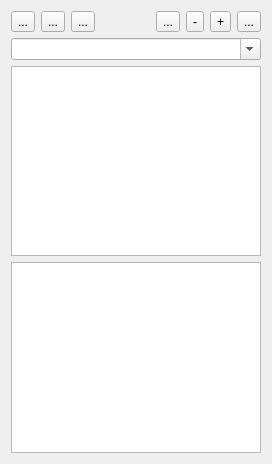
<?xml version="1.0" encoding="UTF-8"?>
<ui version="4.0">
 <class>DirectoryViewWidget</class>
 <widget class="QWidget" name="DirectoryViewWidget">
  <property name="geometry">
   <rect>
    <x>0</x>
    <y>0</y>
    <width>272</width>
    <height>464</height>
   </rect>
  </property>
  <property name="windowTitle">
   <string>Form</string>
  </property>
  <layout class="QGridLayout">
   <item row="0" column="2">
    <widget class="QToolButton" name="m_upButton">
     <property name="text">
      <string>...</string>
     </property>
     <property name="icon">
      <iconset resource="../qosmic.qrc">
       <normaloff>:/icons/silk/bullet_arrow_up.xpm</normaloff>:/icons/silk/bullet_arrow_up.xpm</iconset>
     </property>
    </widget>
   </item>
   <item row="0" column="1">
    <widget class="QToolButton" name="m_forwardButton">
     <property name="text">
      <string>...</string>
     </property>
     <property name="icon">
      <iconset resource="../qosmic.qrc">
       <normaloff>:/icons/silk/bullet_arrow_right.xpm</normaloff>:/icons/silk/bullet_arrow_right.xpm</iconset>
     </property>
    </widget>
   </item>
   <item row="0" column="0">
    <widget class="QToolButton" name="m_backButton">
     <property name="text">
      <string>...</string>
     </property>
     <property name="icon">
      <iconset resource="../qosmic.qrc">
       <normaloff>:/icons/silk/bullet_arrow_left.xpm</normaloff>:/icons/silk/bullet_arrow_left.xpm</iconset>
     </property>
    </widget>
   </item>
   <item row="3" column="0" colspan="9">
    <widget class="DirectoryListView" name="m_dirListView">
     <property name="acceptDrops">
      <bool>true</bool>
     </property>
     <property name="dragEnabled">
      <bool>true</bool>
     </property>
     <property name="dragDropMode">
      <enum>QAbstractItemView::DragDrop</enum>
     </property>
     <property name="defaultDropAction">
      <enum>Qt::CopyAction</enum>
     </property>
     <property name="layoutMode">
      <enum>QListView::Batched</enum>
     </property>
    </widget>
   </item>
   <item row="2" column="0" colspan="9">
    <widget class="QTreeView" name="m_treeView">
     <property name="acceptDrops">
      <bool>true</bool>
     </property>
     <property name="dragEnabled">
      <bool>true</bool>
     </property>
     <property name="dragDropMode">
      <enum>QAbstractItemView::DragDrop</enum>
     </property>
     <property name="defaultDropAction">
      <enum>Qt::CopyAction</enum>
     </property>
     <property name="rootIsDecorated">
      <bool>false</bool>
     </property>
     <property name="itemsExpandable">
      <bool>false</bool>
     </property>
     <property name="sortingEnabled">
      <bool>true</bool>
     </property>
     <property name="expandsOnDoubleClick">
      <bool>false</bool>
     </property>
    </widget>
   </item>
   <item row="0" column="8">
    <widget class="QToolButton" name="m_configButton">
     <property name="text">
      <string>...</string>
     </property>
     <property name="icon">
      <iconset resource="../qosmic.qrc">
       <normaloff>:/icons/silk/bullet_wrench.xpm</normaloff>:/icons/silk/bullet_wrench.xpm</iconset>
     </property>
    </widget>
   </item>
   <item row="1" column="0" colspan="9">
    <widget class="QComboBox" name="m_dirComboBox">
     <property name="editable">
      <bool>true</bool>
     </property>
    </widget>
   </item>
   <item row="0" column="7">
    <widget class="QToolButton" name="m_zoomInButton">
     <property name="text">
      <string>+</string>
     </property>
     <property name="icon">
      <iconset resource="../qosmic.qrc">
       <normaloff>:/icons/silk/magnifier_zoom_in.xpm</normaloff>:/icons/silk/magnifier_zoom_in.xpm</iconset>
     </property>
    </widget>
   </item>
   <item row="0" column="6">
    <widget class="QToolButton" name="m_zoomOutButton">
     <property name="text">
      <string>-</string>
     </property>
     <property name="icon">
      <iconset resource="../qosmic.qrc">
       <normaloff>:/icons/silk/magnifier_zoom_out.xpm</normaloff>:/icons/silk/magnifier_zoom_out.xpm</iconset>
     </property>
    </widget>
   </item>
   <item row="0" column="5">
    <widget class="QToolButton" name="m_openButton">
     <property name="text">
      <string>...</string>
     </property>
     <property name="icon">
      <iconset resource="../qosmic.qrc">
       <normaloff>:/icons/silk/folder.xpm</normaloff>:/icons/silk/folder.xpm</iconset>
     </property>
     <property name="iconSize">
      <size>
       <width>18</width>
       <height>18</height>
      </size>
     </property>
    </widget>
   </item>
  </layout>
 </widget>
 <customwidgets>
  <customwidget>
   <class>DirectoryListView</class>
   <extends>QListView</extends>
   <header>directorylistview.h</header>
  </customwidget>
 </customwidgets>
 <resources>
  <include location="../qosmic.qrc"/>
 </resources>
 <connections/>
</ui>
